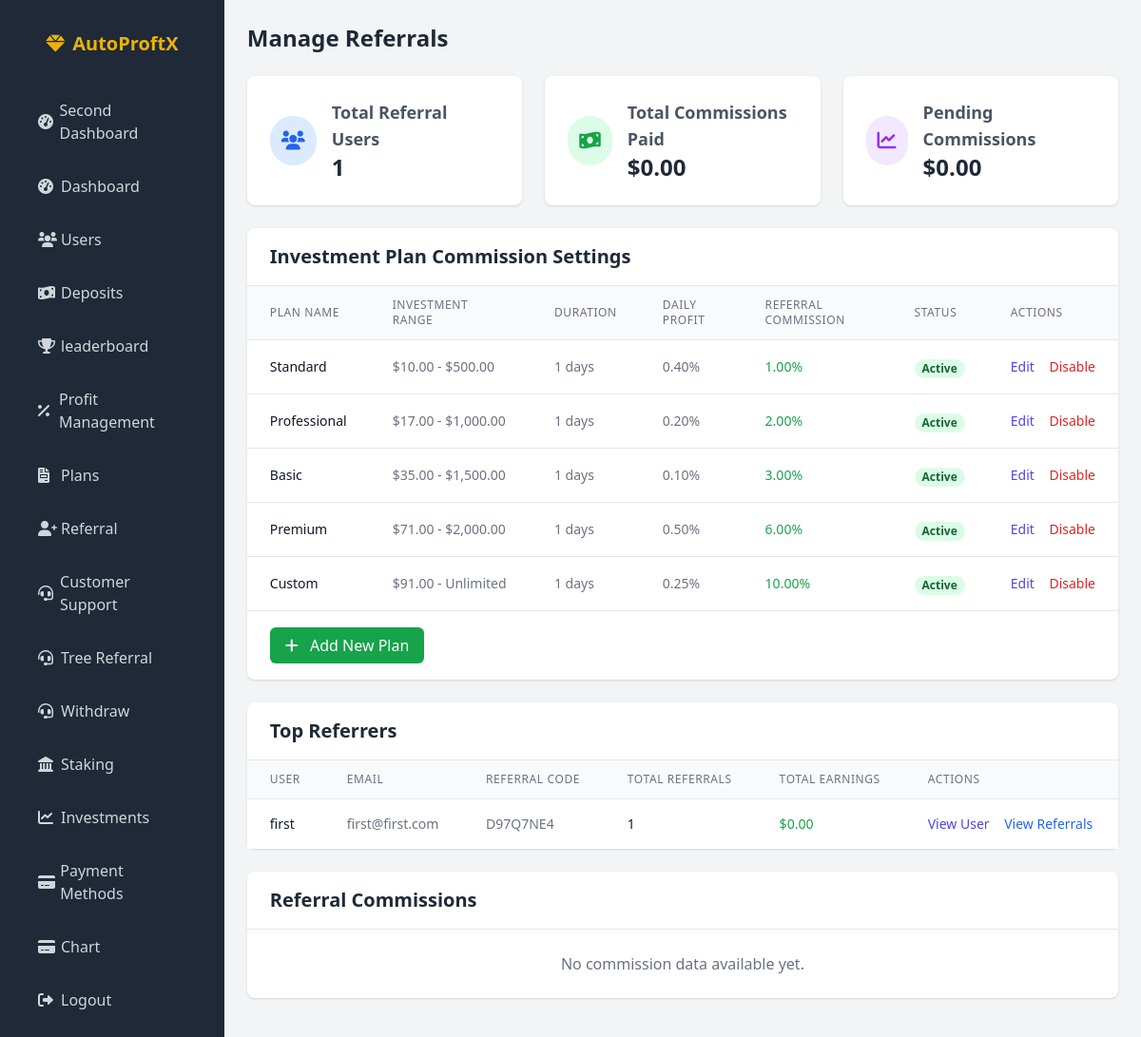
Screenshot of /admin/tree-referrals.php (signed in) with the database file from the repository.
### tables this page shows
CREATE TABLE IF NOT EXISTS `investment_plans` (
  `id` int NOT NULL AUTO_INCREMENT,
  `name` varchar(50) NOT NULL,
  `description` text,
  `min_amount` decimal(15,2) NOT NULL,
  `max_amount` decimal(15,2) DEFAULT NULL,
  `daily_profit_rate` decimal(5,2) NOT NULL,
  `duration_days` int NOT NULL,
  `referral_commission_rate` decimal(5,2) NOT NULL COMMENT 'Commission rate for referrers in percentage',
  `is_active` tinyint(1) NOT NULL DEFAULT '1',
  `created_at` timestamp NULL DEFAULT CURRENT_TIMESTAMP,
  `updated_at` timestamp NULL DEFAULT CURRENT_TIMESTAMP ON UPDATE CURRENT_TIMESTAMP,
  PRIMARY KEY (`id`)
);

CREATE TABLE IF NOT EXISTS `users` (
  `id` int NOT NULL AUTO_INCREMENT,
  `full_name` varchar(100) NOT NULL,
  `email` varchar(100) NOT NULL,
  `referral_code` varchar(20) DEFAULT NULL,
  `referred_by` int DEFAULT NULL,
  `phone` varchar(20) NOT NULL,
  `password` varchar(255) NOT NULL,
  `registration_date` datetime NOT NULL,
  `last_login` datetime DEFAULT NULL,
  `status` enum('active','inactive','suspended') DEFAULT 'active',
  `admin_notes` text,
  `created_at` timestamp NULL DEFAULT CURRENT_TIMESTAMP,
  `login_count` int NOT NULL DEFAULT '0',
  PRIMARY KEY (`id`),
  UNIQUE KEY `email` (`email`)
);

### admin/tree-referrals.php (the view, shortened to what the rows shown need)
<?php
function connect_db()
{
  $conn = new mysqli(DB_HOST, DB_USER, DB_PASS, DB_NAME);
  return $conn;
}
$db = connect_db();
$top_referrers_query = "
    SELECT u.id, u.full_name, u.email, u.referral_code,
           (SELECT COUNT(*) FROM users WHERE referred_by = u.id) as total_referrals,
           (SELECT COALESCE(SUM(commission_amount), 0) FROM referral_commissions WHERE referrer_id = u.id AND status = 'paid') as total_earnings
    FROM users u
    HAVING total_referrals > 0
    ORDER BY total_referrals DESC
    LIMIT 10
";
$result = $db->query($top_referrers_query);
$top_referrers = [];
while ($row = $result->fetch_assoc()) {
  $top_referrers[] = $row;
}
?>
<!DOCTYPE html>
<html lang="en">
<head>
  <script src="https://cdn.tailwindcss.com"></script>
  <link rel="stylesheet" href="https://cdnjs.cloudflare.com/ajax/libs/font-awesome/6.0.0/css/all.min.css" />
</head>
<body class="bg-gray-100">
  <div class="min-h-screen flex">
    <div class="flex-grow p-6">
      <h1 class="text-2xl font-bold text-gray-800 mb-6">Manage Referrals</h1>
      <div class="bg-white rounded-lg shadow mb-6">
        <div class="px-6 py-4 border-b border-gray-200">
          <h2 class="text-xl font-bold text-gray-800">Investment Plan Commission Settings</h2>
        </div>
        <div class="overflow-x-auto">
          <table class="min-w-full divide-y divide-gray-200">
            <thead class="bg-gray-50">
              <tr>
                <th class="px-6 py-3 text-left text-xs font-medium text-gray-500 uppercase tracking-wider">Plan Name</th>
                <th class="px-6 py-3 text-left text-xs font-medium text-gray-500 uppercase tracking-wider">Investment Range</th>
                <th class="px-6 py-3 text-left text-xs font-medium text-gray-500 uppercase tracking-wider">Duration</th>
                <th class="px-6 py-3 text-left text-xs font-medium text-gray-500 uppercase tracking-wider">Daily Profit</th>
                <th class="px-6 py-3 text-left text-xs font-medium text-gray-500 uppercase tracking-wider">Referral Commission</th>
                <th class="px-6 py-3 text-left text-xs font-medium text-gray-500 uppercase tracking-wider">Status</th>
                <th class="px-6 py-3 text-left text-xs font-medium text-gray-500 uppercase tracking-wider">Actions</th>
              </tr>
            </thead>
            <tbody class="bg-white divide-y divide-gray-200">
              <?php
              $db = connect_db();
              $result = $db->query("SELECT * FROM investment_plans ORDER BY min_amount ASC");
              while ($plan = $result->fetch_assoc()):
              ?>
                <tr>
                  <td class="px-6 py-4 whitespace-nowrap">
                    <div class="text-sm font-medium text-gray-900"><?php echo $plan['name']; ?></div>
                  </td>
                  <td class="px-6 py-4 whitespace-nowrap">
                    <div class="text-sm text-gray-500">
                      $<?php echo number_format($plan['min_amount'], 2); ?> -
                      <?php echo $plan['max_amount'] ? '$' . number_format($plan['max_amount'], 2) : 'Unlimited'; ?>
                    </div>
                  </td>
                  <td class="px-6 py-4 whitespace-nowrap">
                    <div class="text-sm text-gray-500"><?php echo $plan['duration_days']; ?> days</div>
                  </td>
                  <td class="px-6 py-4 whitespace-nowrap">
                    <div class="text-sm text-gray-500"><?php echo $plan['daily_profit_rate']; ?>%</div>
                  </td>
                  <td class="px-6 py-4 whitespace-nowrap">
                    <div class="text-sm font-medium text-green-600"><?php echo $plan['referral_commission_rate']; ?>%</div>
                  </td>
                  <td class="px-6 py-4 whitespace-nowrap">
                    <span class="px-2 inline-flex text-xs leading-5 font-semibold rounded-full <?php echo $plan['is_active'] ? 'bg-green-100 text-green-800' : 'bg-red-100 text-red-800'; ?>">
                      <?php echo $plan['is_active'] ? 'Active' : 'Inactive'; ?>
                    </span>
                  </td>
                  <td class="px-6 py-4 whitespace-nowrap text-sm font-medium">
                    <a href="edit_plan.php?id=<?php echo $plan['id']; ?>" class="text-indigo-600 hover:text-indigo-900 mr-3">Edit</a>
                    <a href="toggle_plan.php?id=<?php echo $plan['id']; ?>" class="text-<?php echo $plan['is_active'] ? 'red' : 'green'; ?>-600 hover:text-<?php echo $plan['is_active'] ? 'red' : 'green'; ?>-900">
                      <?php echo $plan['is_active'] ? 'Disable' : 'Enable'; ?>
                    </a>
                  </td>
                </tr>
              <?php endwhile; ?>
            </tbody>
          </table>
        </div>
      </div>
      <div class="bg-white rounded-lg shadow mb-6">
        <div class="px-6 py-4 border-b border-gray-200">
          <h2 class="text-xl font-bold text-gray-800">Top Referrers</h2>
        </div>
        <?php if (count($top_referrers) > 0): ?>
          <div class="overflow-x-auto">
            <table class="min-w-full divide-y divide-gray-200">
              <thead class="bg-gray-50">
                <tr>
                  <th class="px-6 py-3 text-left text-xs font-medium text-gray-500 uppercase tracking-wider">User</th>
                  <th class="px-6 py-3 text-left text-xs font-medium text-gray-500 uppercase tracking-wider">Email</th>
                  <th class="px-6 py-3 text-left text-xs font-medium text-gray-500 uppercase tracking-wider">Referral Code</th>
                  <th class="px-6 py-3 text-left text-xs font-medium text-gray-500 uppercase tracking-wider">Total Referrals</th>
                  <th class="px-6 py-3 text-left text-xs font-medium text-gray-500 uppercase tracking-wider">Total Earnings</th>
                  <th class="px-6 py-3 text-left text-xs font-medium text-gray-500 uppercase tracking-wider">Actions</th>
                </tr>
              </thead>
              <tbody class="bg-white divide-y divide-gray-200">
                <?php foreach ($top_referrers as $referrer): ?>
                  <tr>
                    <td class="px-6 py-4 whitespace-nowrap">
                      <div class="text-sm font-medium text-gray-900"><?php echo $referrer['full_name']; ?></div>
                    </td>
                    <td class="px-6 py-4 whitespace-nowrap">
                      <div class="text-sm text-gray-500"><?php echo $referrer['email']; ?></div>
                    </td>
                    <td class="px-6 py-4 whitespace-nowrap">
                      <div class="text-sm text-gray-500"><?php echo $referrer['referral_code']; ?></div>
                    </td>
                    <td class="px-6 py-4 whitespace-nowrap">
                      <div class="text-sm font-medium text-gray-900"><?php echo $referrer['total_referrals']; ?></div>
                    </td>
                    <td class="px-6 py-4 whitespace-nowrap">
                      <div class="text-sm font-medium text-green-600">$<?php echo number_format($referrer['total_earnings'], 2); ?></div>
                    </td>
                    <td class="px-6 py-4 whitespace-nowrap text-sm font-medium">
                      <a href="view_user.php?id=<?php echo $referrer['id']; ?>" class="text-indigo-600 hover:text-indigo-900 mr-3">View User</a>
                      <a href="view_referrals.php?user_id=<?php echo $referrer['id']; ?>" class="text-blue-600 hover:text-blue-900">View Referrals</a>
                    </td>
                  </tr>
                <?php endforeach; ?>
              </tbody>
            </table>
          </div>
        <?php else: ?>
          <div class="p-6 text-center">
            <p class="text-gray-500">No referral data available yet.</p>
          </div>
        <?php endif; ?>
      </div>
      <div class="bg-white rounded-lg shadow">
        <div class="px-6 py-4 border-b border-gray-200">
          <h2 class="text-xl font-bold text-gray-800">Referral Commissions</h2>
        </div>
      </div>
    </div>
  </div>
</body>
</html>

### rows the page displays
investment_plans: name "Standard", min_amount "10.00", max_amount "500.00", duration_days "1", daily_profit_rate "0.40", referral_commission_rate "1.00", is_active "Active"
investment_plans: name "Professional", min_amount "17.00", max_amount "1,000.00", duration_days "1", daily_profit_rate "0.20", referral_commission_rate "2.00", is_active "Active"
investment_plans: name "Basic", min_amount "35.00", max_amount "1,500.00", duration_days "1", daily_profit_rate "0.10", referral_commission_rate "3.00", is_active "Active"
investment_plans: name "Premium", min_amount "71.00", max_amount "2,000.00", duration_days "1", daily_profit_rate "0.50", referral_commission_rate "6.00", is_active "Active"
investment_plans: name "Custom", min_amount "91.00", shows "Unlimited", duration_days "1", daily_profit_rate "0.25", referral_commission_rate "10.00", is_active "Active"
users: full_name "first", email "first@first.com", referral_code "D97Q7NE4", total_referrals "1", total_earnings "0.00"

### other values shown
$row['count'] "1"
$row['total'] "0.00"
